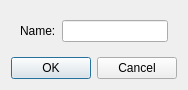
<?xml version="1.0" encoding="UTF-8"?>
<ui version="4.0">
<comment>
  * Released as open source by NCC Group Plc - http://www.nccgroup.com/
  *
  * Developed by Gabriel Caudrelier, gabriel dot caudrelier at nccgroup dot com
  *
  * https://github.com/nccgroup/pip3line
  *
  * Released under AGPL see LICENSE for more information
</comment>
 <class>TabName</class>
 <widget class="QDialog" name="TabName">
  <property name="geometry">
   <rect>
    <x>0</x>
    <y>0</y>
    <width>187</width>
    <height>67</height>
   </rect>
  </property>
  <property name="windowTitle">
   <string>Name</string>
  </property>
  <property name="modal">
   <bool>true</bool>
  </property>
  <layout class="QVBoxLayout" name="verticalLayout">
   <item>
    <widget class="QWidget" name="widget" native="true">
     <layout class="QFormLayout" name="formLayout">
      <item row="0" column="0">
       <widget class="QLabel" name="nameLabel">
        <property name="text">
         <string>Name:</string>
        </property>
       </widget>
      </item>
      <item row="0" column="1">
       <widget class="QLineEdit" name="nameLineEdit"/>
      </item>
     </layout>
    </widget>
   </item>
   <item>
    <widget class="QDialogButtonBox" name="buttonBox">
     <property name="orientation">
      <enum>Qt::Horizontal</enum>
     </property>
     <property name="standardButtons">
      <set>QDialogButtonBox::Cancel|QDialogButtonBox::Ok</set>
     </property>
    </widget>
   </item>
  </layout>
 </widget>
 <resources/>
 <connections>
  <connection>
   <sender>buttonBox</sender>
   <signal>accepted()</signal>
   <receiver>TabName</receiver>
   <slot>accept()</slot>
   <hints>
    <hint type="sourcelabel">
     <x>248</x>
     <y>254</y>
    </hint>
    <hint type="destinationlabel">
     <x>157</x>
     <y>274</y>
    </hint>
   </hints>
  </connection>
  <connection>
   <sender>buttonBox</sender>
   <signal>rejected()</signal>
   <receiver>TabName</receiver>
   <slot>reject()</slot>
   <hints>
    <hint type="sourcelabel">
     <x>316</x>
     <y>260</y>
    </hint>
    <hint type="destinationlabel">
     <x>286</x>
     <y>274</y>
    </hint>
   </hints>
  </connection>
 </connections>
</ui>
